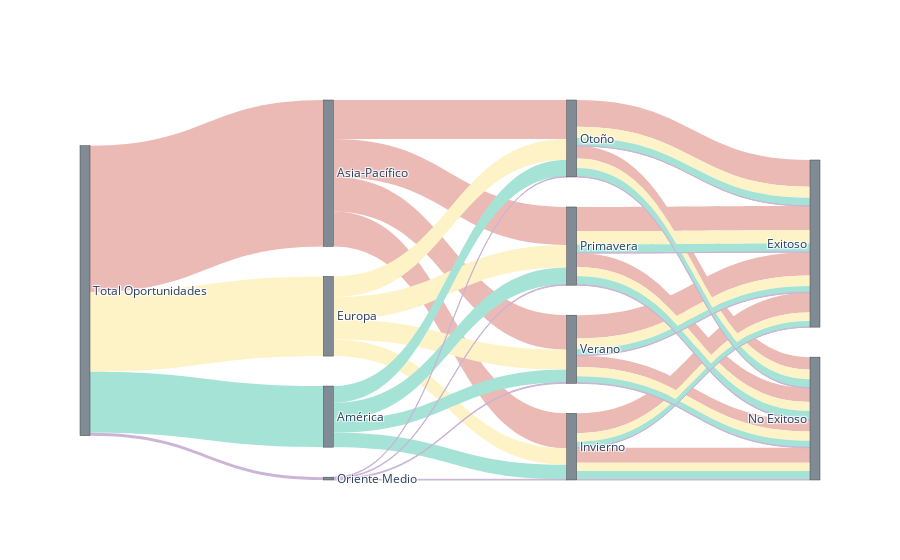

Write notebook code for a chart like this one.
### Code cell
source = [0, 0, 0, 0,       # Total Oportunidades(va hacia 4 regiones osea a los target 1,2,3,4)
          1, 1, 1, 1,       
          2, 2, 2, 2,           
          3, 3, 3, 3,  
          4, 4, 4, 4,
          6, 6,              
          5, 5,
          7, 7,
          8, 8,
          6, 6,              
          5, 5,
          7, 7,
          8, 8,
          6, 6,              
          5, 5,
          7, 7,
          8, 8,
          6, 6,              
          5, 5,
          7, 7,
          8, 8,
         ]          

target = [1, 2, 3, 4, 
          5, 6 ,7, 8, 
          5, 6 ,7, 8,
          5, 6 ,7, 8,
          5, 6 ,7, 8,
          9, 10,
          9, 10,
          9, 10,
          9, 10,
          9, 10,
          9, 10,
          9, 10,
          9, 10,
          9, 10,
          9, 10,
          9, 10,
          9, 10,
          9, 10,
          9, 10,
          9, 10,
          9, 10,]

value = [8127, 4420, 3391, 157, 
         1932, 2171, 2107, 1917,
         925,  1146, 1247, 1102,
         804,  924, 949, 714,
         39, 31, 38, 49,
         1486, 685,
         1100, 832,
         1339, 768,
         1294, 623,
         608, 538,
         471, 454,
         742, 505,
         586, 516,
         449, 475,
         333, 471,
         472, 477,
         351, 363,
         12, 19,
         7, 32,
         6, 32,
         20, 29,
        ]

label = ['Total Oportunidades',
         'Asia-Pacífico',
         'Europa', 
         'América',
         'Oriente Medio',
         'Invierno', 
         'Otoño', 
         'Primavera', 
         'Verano',
         'Exitoso',
         'No Exitoso'
         ]

color_node = [
'#808B96', 
'#808B96', '#808B96', '#808B96', '#808B96',
'#808B96', '#808B96', '#808B96', '#808B96',
'#808B96','#808B96']
color_link = [
'#EBBAB5', '#FEF3C7', '#A6E3D7', '#CBB4D5', #Rojo
'#EBBAB5', '#EBBAB5','#EBBAB5', '#EBBAB5',  #Amarillo
'#FEF3C7', '#FEF3C7','#FEF3C7', '#FEF3C7',  #Verde
'#A6E3D7', '#A6E3D7', '#A6E3D7', '#A6E3D7', #Lila
'#CBB4D5', '#CBB4D5','#CBB4D5', '#CBB4D5',
'#EBBAB5', '#EBBAB5',
'#EBBAB5', '#EBBAB5',
'#EBBAB5', '#EBBAB5',
'#EBBAB5', '#EBBAB5',
'#FEF3C7', '#FEF3C7',
'#FEF3C7', '#FEF3C7',
'#FEF3C7', '#FEF3C7',
'#FEF3C7', '#FEF3C7',
'#A6E3D7', '#A6E3D7',
'#A6E3D7', '#A6E3D7',
'#A6E3D7', '#A6E3D7',
'#A6E3D7', '#A6E3D7',
'#CBB4D5', '#CBB4D5',
'#CBB4D5', '#CBB4D5',
'#CBB4D5', '#CBB4D5',
'#CBB4D5', '#CBB4D5',]

# data to dict, dict to sankey
link = dict(source = source, target = target, value = value, color = color_link)
node = dict(label = label, pad=30, thickness=10, color = color_node)
data = go.Sankey(link = link, node=node)
# plot
fig = go.Figure(data)
fig.show()

### Figure 1 — Plotly figure (JSON) as saved in the notebook; plotly's stock layout.template omitted (floating-point values rounded to 4 significant figures)
{"data": [{"link": {"color": ["#EBBAB5", "#FEF3C7", "#A6E3D7", "#CBB4D5", "#EBBAB5", "#EBBAB5", "#EBBAB5", "#EBBAB5", "#FEF3C7", "#FEF3C7", "#FEF3C7", "#FEF3C7", "#A6E3D7", "#A6E3D7", "#A6E3D7", "#A6E3D7", "#CBB4D5", "#CBB4D5", "#CBB4D5", "#CBB4D5", "#EBBAB5", "#EBBAB5", "#EBBAB5", "#EBBAB5", "#EBBAB5", "#EBBAB5", "#EBBAB5", "#EBBAB5", "#FEF3C7", "#FEF3C7", "#FEF3C7", "#FEF3C7", "#FEF3C7", "#FEF3C7", "#FEF3C7", "#FEF3C7", "#A6E3D7", "#A6E3D7", "#A6E3D7", "#A6E3D7", "#A6E3D7", "#A6E3D7", "#A6E3D7", "#A6E3D7", "#CBB4D5", "#CBB4D5", "#CBB4D5", "#CBB4D5", "#CBB4D5", "#CBB4D5", "#CBB4D5", "#CBB4D5"], "source": [0, 0, 0, 0, 1, 1, 1, 1, 2, 2, 2, 2, 3, 3, 3, 3, 4, 4, 4, 4, 6, 6, 5, 5, 7, 7, 8, 8, 6, 6, 5, 5, 7, 7, 8, 8, 6, 6, 5, 5, 7, 7, 8, 8, 6, 6, 5, 5, 7, 7, 8, 8], "target": [1, 2, 3, 4, 5, 6, 7, 8, 5, 6, 7, 8, 5, 6, 7, 8, 5, 6, 7, 8, 9, 10, 9, 10, 9, 10, 9, 10, 9, 10, 9, 10, 9, 10, 9, 10, 9, 10, 9, 10, 9, 10, 9, 10, 9, 10, 9, 10, 9, 10, 9, 10], "value": [8127, 4420, 3391, 157, 1932, 2171, 2107, 1917, 925, 1146, 1247, 1102, 804, 924, 949, 714, 39, 31, 38, 49, 1486, 685, 1100, 832, 1339, 768, 1294, 623, 608, 538, 471, 454, 742, 505, 586, 516, 449, 475, 333, 471, 472, 477, 351, 363, 12, 19, 7, 32, 6, 32, 20, 29]}, "node": {"color": ["#808B96", "#808B96", "#808B96", "#808B96", "#808B96", "#808B96", "#808B96", "#808B96", "#808B96", "#808B96", "#808B96"], "label": ["Total Oportunidades", "Asia-Pacífico", "Europa", "América", "Oriente Medio", "Invierno", "Otoño", "Primavera", "Verano", "Exitoso", "No Exitoso"], "pad": 30, "thickness": 10}, "type": "sankey"}], "layout": {"autosize": true}}
